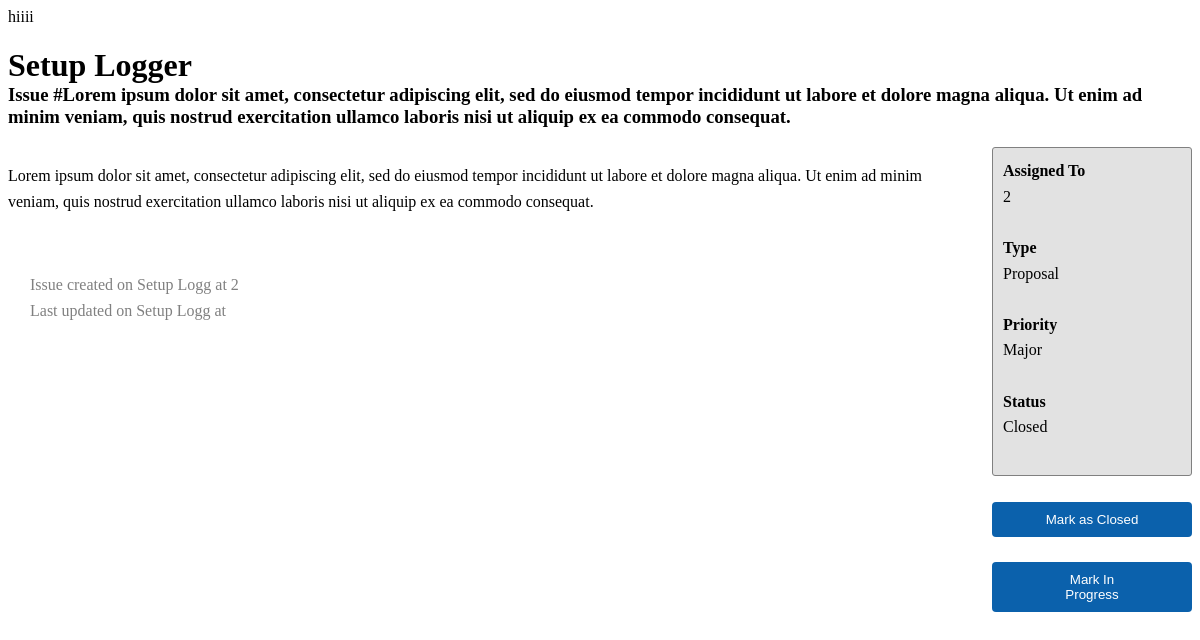
/issue.php?id=3, run on the app's committed database.
### tables this page shows
CREATE TABLE Issues(
    id INT AUTO_INCREMENT NOT NULL,
    title VARCHAR(100) NOT NULL,
    description TEXT NOT NULL,
    type ENUM('Bug', 'Task', 'Proposal') NOT NULL,
    priority ENUM('Minor', 'Major', 'Critical') NOT NULL,
    status ENUM('Open', 'In Progress', 'Closed') NOT NULL,
    assigned_to INT NOT NULL,
    created_by INT NOT NULL,
    created DATETIME NOT NULL,
    updated DATETIME DEFAULT NULL,
    PRIMARY KEY(id),
    FOREIGN KEY (assigned_to) REFERENCES Users(id),
    FOREIGN KEY (created_by) REFERENCES Users(id)
);

### issue.php (the view, shortened to what this page needs)
<?php header('Access-Control-Allow-Origin: *');
require_once 'phpmysqlconnection.php';
    $conn = new PDO("mysql:host=$host;dbname=$dbname;charset=utf8mb4", $username, $password);
    $id = (int) htmlspecialchars($_GET['id']);
    $stmt = $conn->query("SELECT * FROM Issues where id = $id");
    $results = $stmt->fetchAll(PDO::FETCH_ASSOC);
?>
<link rel="stylesheet" href="styles/issues.css"/>
<h1 class="no-margin-bottom-diff"><?= $results[0]['title']?></h1>
<h3 class="no-margin-top-diff"><?= 'Issue #' . $results[0]['description']?></h3>
<div id="issueDetails">
    <div id="main">
        <p><?= $results[0]['description']?></p>
        <br>
        <ul>
            <li><i class="fa fa-chevron-right" style="color: black;"></i>&nbsp;&nbsp;&nbsp;Issue created on <?= substr($results[0]['title'],0,10)?> at <?= substr($results[0]['title'],11,-1)?> <?= $results[0]['created_by']?></li>
            <li><i class="fa fa-chevron-right" style="color: black;"></i>&nbsp;&nbsp;&nbsp;Last updated on <?= substr($results[0]['title'],0,10)?> at <?= substr($results[0]['title'],11,-1)?></li>
        </ul>
    </div>
    <div id="aside">
        <div id="sidebar">
            <h4 class="no-margin-top">Assigned To</h4>
            <p class='no-margin-bottom'><?= $results[0]['assigned_to']?></p>
            <br>
            <h4 class="no-margin-top">Type</h4>
            <p class='no-margin-bottom'><?= $results[0]['type']?></p>
            <br>
            <h4 class="no-margin-top">Priority</h4>
            <p class='no-margin-bottom'><?= $results[0]['priority']?></p>
            <br>
            <h4 class="no-margin-top">Status</h4>
            <p class='no-margin-bottom'><?= $results[0]['status']?></p>
            <br>
        </div>
        <br>
        <form>
            <div>
                <button type="submit" name="closed" class="btn">Mark as Closed</button>
            </div>
            <br>
            <div>
                <button type="submit" name="inprogress" class="btn">Mark In Progress</button>
            </div>
        </form>
    </div>
</div>

### styles/issues.css (style rules this page uses)
#issueDetails { display: flex; flex-direction: row; }
.no-margin-top, .no-margin-bottom { margin-top: 0px; margin-bottom: 0px; }
.no-margin-top-diff { margin-top: 0px; }
.no-margin-bottom-diff { margin-bottom: 0px; }
#aside { min-width: 200px; line-height: 1.6; }
#sidebar { background-color: rgb(226, 226, 226); border-radius: 3px; padding: 10px; border: 1px solid gray; }
#main { padding-right: 30px; line-height: 1.6; }
ul { padding-left: 10px; color: gray; list-style: none; }
.btn { color: #fff; background-color: #0b61ac; border-color: #0b61ac; display: inline-block; padding: 9px 50px; text-align: center; background-image: none; border: 1px solid transparent; border-radius: 4px; cursor: pointer; width: 100%; }

### data on the page
issues: title "Setup Logger", description "Lorem ipsum dolor sit amet, consectetur adipiscing elit, sed do eiusmod tempor incididunt ut labore et dolore magna aliqua. Ut enim ad minim veniam, quis nostrud exercitation ullamco laboris nisi ut aliquip ex ea commodo consequat.", title "Setup Logg", created_by "2", assigned_to "2", type "Proposal", priority "Major", status "Closed"
